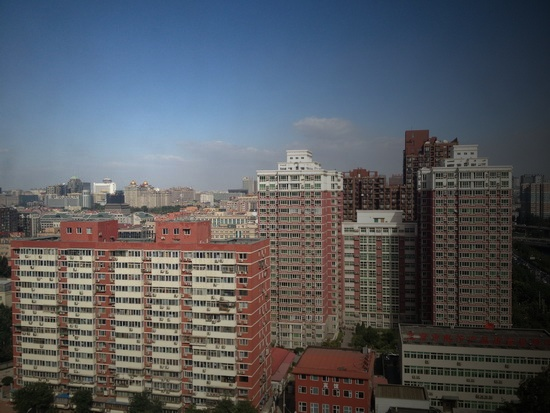
#> input picture light-effects/0001_lowLight_1.jpg, 550 x 413 px, given in place of 0805_lowLight_1.jpg, which was not available
$ python '辉光_背景分离_matlab转python.py'
#> lines starting #> are read from the running program, lines starting #| are printed output that depends on the picture; after the words box and inside, x2 and y2 are one past the last pixel; in counts of white or black regions, pixels touching at a corner belong together; pictures that were not available may be replaced by others from this repository, and a replacement may not be noted
import numpy as np
from scipy import ndimage, fftpack
from PIL import Image
import matplotlib.pyplot as plt
import os
import datetime

start_time = datetime.datetime.now()

def zero_pad(image, shape, position='corner'):
    shape = np.asarray(shape, dtype=int)
    imshape = np.asarray(image.shape, dtype=int)

    if np.alltrue(imshape == shape):
        return image

    if np.any(shape <= 0):
        raise ValueError("ZERO_PAD: null or negative shape given")

    dshape = shape - imshape
    if np.any(dshape < 0):
        raise ValueError("ZERO_PAD: target size smaller than source one")

    pad_img = np.zeros(shape, dtype=image.dtype)

    idx, idy = np.indices(imshape)

    if position == 'center':
        if np.any(dshape % 2 != 0):
            raise ValueError("ZERO_PAD: source and target shapes "
                             "have different parity.")
        offx, offy = dshape // 2
    else:
        offx, offy = (0, 0)

    pad_img[idx + offx, idy + offy] = image

    return pad_img

# def psf2otf(psf, shape):
#
#     if np.all(psf == 0):
#         return np.zeros_like(psf)
#
#     inshape = psf.shape
#     # Pad the PSF to outsize
#     psf = zero_pad(psf, shape, position='corner')
#
#     # Circularly shift OTF so that the 'center' of the PSF is
#     # [0,0] element of the array
#     for axis, axis_size in enumerate(inshape):
#         psf = np.roll(psf, -int(axis_size / 2), axis=axis)
#
#     # Compute the OTF
#     otf = np.fft.fft2(psf)
#
#     # Estimate the rough number of operations involved in the FFT
#     # and discard the PSF imaginary part if within roundoff error
#     # roundoff error  = machine epsilon = sys.float_info.epsilon
#     # or np.finfo().eps
#     n_ops = np.sum(psf.size * np.log2(psf.shape))
#     otf = np.real_if_close(otf, tol=n_ops)
#
#     return otf

def psf2otf(psf,size):
	import numpy as np
	if not(0 in psf):
		#Pad the PSF to outsize
		psf=np.double(psf)
		psfsize=np.shape(psf)
		psfsize=np.array(psfsize)
		padsize=size-psfsize
		psf=np.lib.pad(psf,((0,padsize[0]),(0,padsize[1])),'constant')
		#Circularly shift otf so that the "center" of the PSF is at the (1,1) element of the array.
		psf=np.roll(psf,-np.array(np.floor(psfsize/2),'i'),axis=(0,1))
		#Compute the OTF
		otf=np.fft.fftn(psf,axes=(0,1))
		#Estimate the rough number of operations involved in the computation of the FFT.
		nElem=np.prod(psfsize,axis=0)
		nOps=0
		for k in range(0,np.ndim(psf)):
			nffts=nElem/psfsize[k]
			nOps=nOps+psfsize[k]*np.log2(psfsize[k])*nffts
		mx1=(abs(np.imag(otf[:])).max(0)).max(0)
		mx2=(abs(otf[:]).max(0)).max(0)
		eps= 2.2204e-16
		if mx1/mx2<=nOps*eps:
			otf=np.real(otf)
	else:
		otf=np.zeros(size)
	return otf

def septRelSmo(I, lambda_, lb, hb, L1_0):
    if L1_0 is None:
        L1_0 = I
    N, M, D = np.shape(I)

    # f1_2d = np.pad(f1.reshape(1, -1), ((0, 1), (0, 0)), mode='constant')
    # f2_2d = np.pad(f2.reshape(-1, 1), ((0, 0), (0, 1)), mode='constant', constant_values=0)

    f1 = np.array([[1, -1]])

    f2 = np.array([[1], [-1]])

    f3 = np.array([[0, -1, 0],
                   [-1, 4, -1],
                   [0, -1, 0]])


    sizeI2D = np.array([N, M])
    otfFx = psf2otf(f1, sizeI2D)
    otfFy = psf2otf(f2, sizeI2D)
    otfL = psf2otf(f3, sizeI2D)

    # Normin1 = np.tile(np.abs(otfL), (D, 1, 1)).transpose(1,2,0)**2 * np.fft.fft2(I)
    # matlab代码：Normin1 = repmat(abs(otfL),[1,1,D]).^2.*fft2(I);
    otfL_abs = np.abs(otfL)
    N1 = np.zeros((N, M, D), dtype=np.double)
    for i in range(D):
        N1[:, :, i] = otfL_abs
    Normin1 = N1
    Normin1 = Normin1**2 * np.fft.fft2(I)

    Denormin1 = np.abs(otfL) ** 2
    Denormin2 = np.abs(otfFx) ** 2 + np.abs(otfFy) ** 2

    if D > 1:
        D1 = np.zeros((N, M, D), dtype=np.double)
        for i in range(D):
            D1[:, :, i] = Denormin1
        Denormin1 = D1

        D2 = np.zeros((N, M, D), dtype=np.double)
        for i in range(D):
            D2[:, :, i] = Denormin2
        Denormin2 = D2

    eps = 1e-16
    L1 = L1_0

    thr = 0.05

    for i in range(1,4):
        beta = 2 ** (i - 1) / thr
        Denormin = lambda_ * Denormin1 + beta * Denormin2
        # f1_3t = np.tile(f1, (2, 1, 1))
        # f1_3d = np.zeros_like(f1_3t)
        # f1_3d[0] = f1
        f1_3d = np.zeros((2, 2, 2), dtype=f1.dtype)
        f1_3d[0] = f1

        # matlab代码
        # gFx = -imfilter(L1, f1, 'circular');
        # gFy = -imfilter(L1, f2, 'circular');
        ouputs_x = []
        bv = L1.shape[2]
        for i in range(bv):
            filt = L1[...,i]
            out = ndimage.convolve(filt,f1)
            ouputs_x.append(out)
        ouputs_x = np.dstack(ouputs_x)
        gFx = ouputs_x

        ouputs_y = []
        bv = L1.shape[2]
        for i in range(bv):
            filt = L1[..., i]
            out = ndimage.convolve(filt, f2)
            ouputs_y.append(out)
        ouputs_y = np.dstack(ouputs_y)
        gFy = ouputs_y


        # matlab代码：t = repmat(sum(abs(gFx),3)<1/beta,[1 1 D]);
        t = (np.sum(np.abs(gFx), axis=2) < 1 / beta)
        t1 = np.zeros((N,M,D),dtype=np.int64)
        for i in range(D):
            t1[:,:,i] = t
        t = t1
        t = t.astype(bool)
        # t = t.astype(int)
        gFx[t] = 0

        # matlab代码：t = repmat(sum(abs(gFy),3)<1/beta,[1 1 D]);
        t = (np.sum(np.abs(gFy), axis=2) < 1 / beta)
        t1 = np.zeros((N, M, D), dtype=np.int64)
        for i in range(D):
            t1[:, :, i] = t
        t = t1
        t = t.astype(bool)
        gFy[t] = 0

        # matlab代码：Normin2 = [gFx(:, end,:) - gFx(:, 1,:), -diff(gFx, 1, 2)];
        h1 = np.reshape(gFx[:,-1],(N,1,3))-np.reshape(gFx[:,0],(N,1,3))
        h2 = np.diff(gFx,1,1)
        Normin2 = np.hstack((h1, -h2))

        # matlab代码：Normin2 = Normin2 + [gFy(end,:,:) - gFy(1,:,:); -diff(gFy, 1, 1)];
        v1 = np.reshape(gFy[-1,:],(1,M,3)) - np.reshape(gFy[0,:],(1,M,3))
        v2 = np.diff(gFy,1,0)
        Normin2 = Normin2 + np.vstack((v1, -v2))

        FL1 = (lambda_ * Normin1 + beta * np.fft.fft2(Normin2,axes=(0,1))) / (Denormin + eps)
        L1 = np.real(np.fft.ifft2(FL1,axes=(0,1)))

        for c in range(D):
            L1t = L1[:, :, c]
            for k in range(500):
                # matlab代码：dt = (sum(L1t(L1t<lb(:,:,c)) ) + sum(L1t(L1t>hb(:,:,c)) ))*2/numel(L1t);
                sum_lower = np.sum(L1t[L1t < lb[:, :, c]])
                sum_higher = np.sum(L1t[L1t > hb[:, :, c]])
                num_elements = np.prod(L1t.shape)
                dt = (sum_lower + sum_higher) * 2 / num_elements
                L1t = L1t - dt
                if np.abs(dt) < 1 / np.size(L1t):
                    break
            L1[:, :, c] = L1t

        t = L1 < lb
        L1[t] = lb[t]
        t = L1 > hb
        L1[t] = hb[t]
        L2 = I - L1

    return L1, L2


save_dirG = './results_G/'
save_dirJ = './results_J/'
save_dirconcat = './light-effects-results/'

os.makedirs(save_dirG, exist_ok=True)
os.makedirs(save_dirJ, exist_ok=True)

imgname = '0805_lowLight_1'
input_i = np.array(Image.open('./light-effects/' + imgname + '.jpg'), dtype=np.float64) / 255
H, W, D = input_i.shape
#> H = 413; W = 550; D = 3
J, _ = septRelSmo(input_i, 50, np.zeros((H, W, D)), input_i, None)
#> after the loop in septRelSmo, `for i in range(D):`: N1: shape (413, 550, 3) float64; every value is 0
#> after the loop in septRelSmo, `for i in range(D):`:
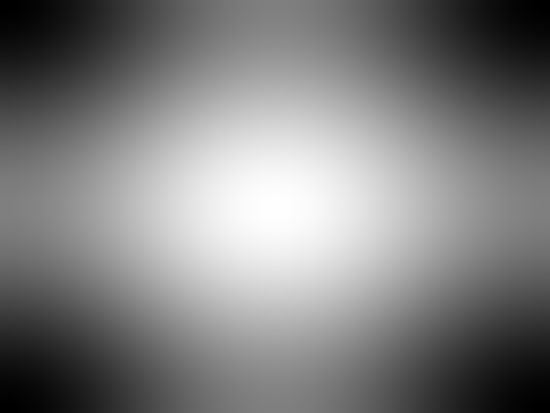
#> D2: shape (413, 550, 3) float64; min 0, max 8, mean 4; drawn with min black and max white
#> after the loop in septRelSmo, `for i in range(1,4):`:
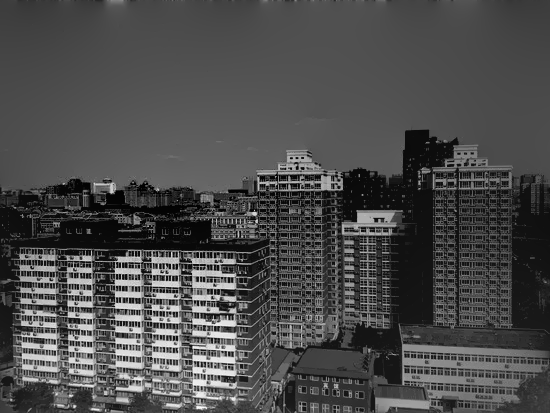
#> L1t: shape (413, 550) float64; min -0.0591, max 0.504, mean 0.109; drawn with min black and max white
#> after the loop in septRelSmo, `for i in range(1,4):`:
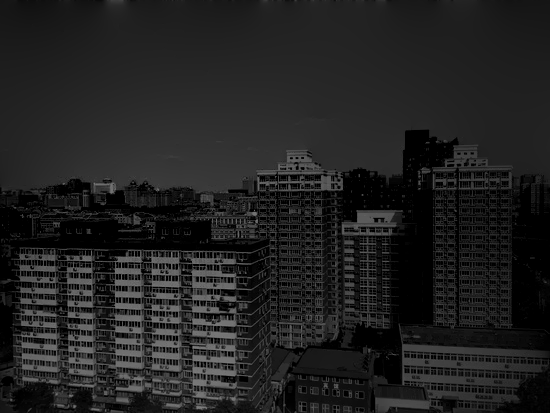
#> filt: shape (413, 550) float64; min 0, max 0.501, mean 0.131
#> after the loop in septRelSmo, `for i in range(1,4):`:
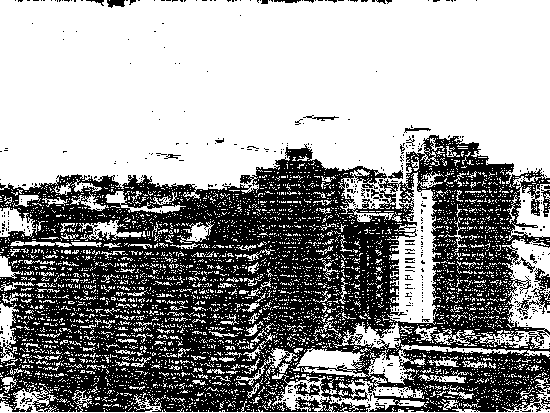
#> t1: shape (413, 550, 3) int64; values 0 (black) and 1 (white), 59.9% white; 510 black regions (489 under 20 px), largest, box (x1, y1, x2, y2) and area: (0, 135, 550, 412) 88091, (514, 268, 550, 316) 447, (294, 382, 320, 398) 183
j, G = septRelSmo(input_i, 25000, np.zeros((H, W, D)), input_i, None)
#> in septRelSmo (call 2), `otfL = psf2otf(f3, sizeI2D)`: otfL: shape (413, 550) float64; every value is 0
#> the loop in septRelSmo (call 2), `for i in range(1,4):` made 3 passes
#> pass 1, in septRelSmo (call 2), `Normin2 = np.hstack((h1, -h2))`:
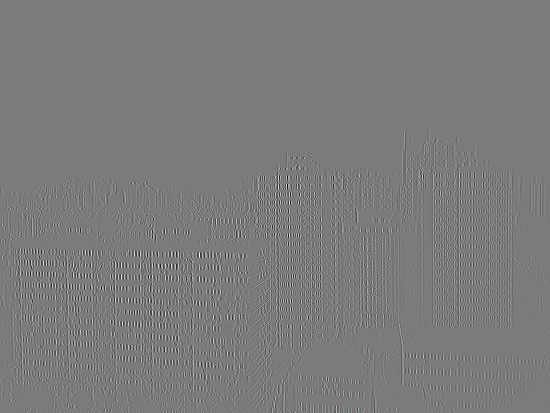
#> Normin2: shape (413, 550, 3) float64; mean of channels 0, 1, 2 8.86e-21, 9.41e-21, 1.35e-20; drawn with min black and max white
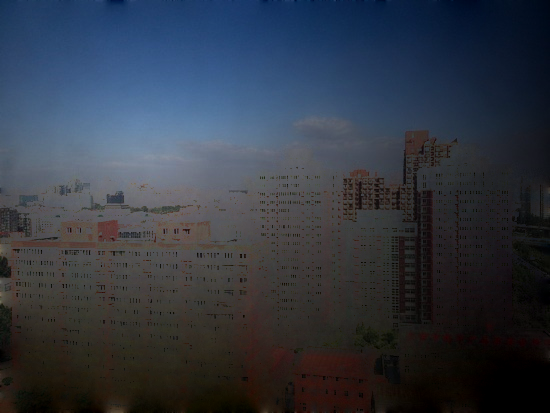
#> G: shape (413, 550, 3) float64; mean R, G, B 0.194, 0.219, 0.262

if imgname == 'g':
    j, G = septRelSmo(input_i, 500, np.zeros((H, W, D)), input_i, None)

end_time = datetime.datetime.now()
print(f'程序耗时:{(end_time - start_time).seconds}秒')


# plt.figure(1)
# print(f'----Finish----')

plt.figure(1,dpi=112)
plt.axis('off')   # 去坐标轴
plt.xticks([])    # 去 x 轴刻度
plt.yticks([])    # 去 y 轴刻度

# [5 lines of commented-out code are left out]

imgname = '0805_lowLight_1_dehaze_new'
input_after = np.array(Image.open('./light-effects/dehaze/' + imgname + '.jpg'), dtype=np.float64) / 255
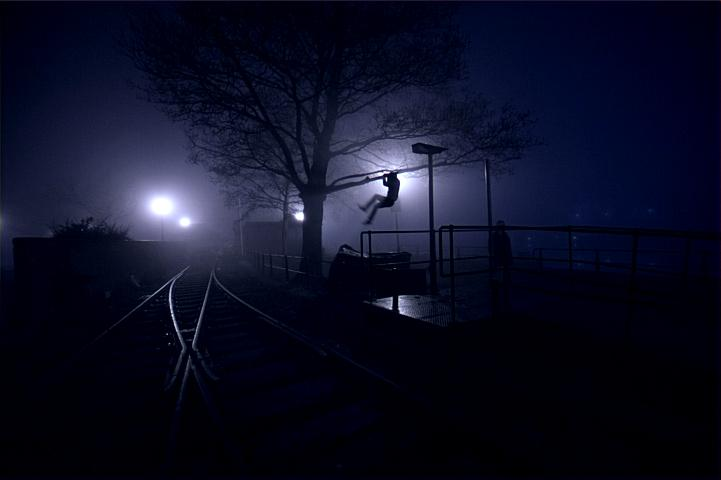
#> input picture light-effects/001.jpg, 721 x 480 px, given in place of 0805_lowLight_1_dehaze_new.jpg, which was not available
# x = np.concatenate((input_after+G/20+J/10, G, J), axis=1)
#> (the run stopped early here; a loop or call above may not have finished)
